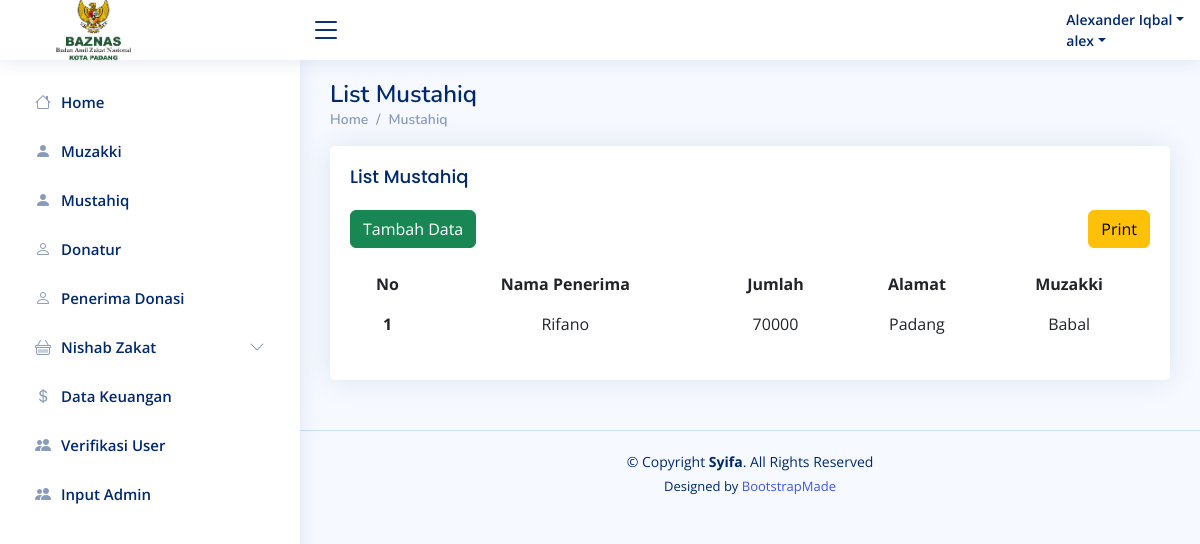
The app's page /admin/listpenerimazakat.php (signed in) with its own data.
### tables this page shows
CREATE TABLE `user` (
  `id_user` int(11) NOT NULL,
  `nama` varchar(20) NOT NULL,
  `username` varchar(20) NOT NULL,
  `pasw` varchar(20) NOT NULL,
  `level` varchar(10) NOT NULL,
  `status` varchar(15) NOT NULL
);

CREATE TABLE `penerima` (
  `id_penerima` int(11) NOT NULL,
  `penerima` varchar(30) NOT NULL,
  `alamat` text NOT NULL,
  `id_pembayaran` int(11) NOT NULL
);

CREATE TABLE `pembayaran` (
  `id_byr` int(11) NOT NULL,
  `tgl` date NOT NULL,
  `id_bayar` int(11) NOT NULL,
  `namabyr` varchar(50) NOT NULL,
  `jmlh` int(11) NOT NULL,
  `jenis` varchar(15) NOT NULL,
  `foto` text NOT NULL,
  `status_byr` varchar(20) NOT NULL
);

### admin/listpenerimazakat.php (the view, shortened to what this page needs)
<!DOCTYPE html>
<html lang="en">
<head>
    <link href="assets/vendor/bootstrap/css/bootstrap.min.css" rel="stylesheet">
    <link href="assets/vendor/bootstrap-icons/bootstrap-icons.css" rel="stylesheet">
    <link href="assets/vendor/boxicons/css/boxicons.min.css" rel="stylesheet">
    <link href="assets/vendor/quill/quill.snow.css" rel="stylesheet">
    <link href="assets/vendor/quill/quill.bubble.css" rel="stylesheet">
    <link href="assets/vendor/remixicon/remixicon.css" rel="stylesheet">
    <link href="assets/vendor/simple-datatables/style.css" rel="stylesheet">
    <link href="assets/css/style.css" rel="stylesheet">
</head>
<body>
    <header id="header" class="header fixed-top d-flex align-items-center">
        <?php include("header.php"); ?>
    </header>
    <aside id="sidebar" class="sidebar">
        <?php include("navadmin.php"); ?>
    </aside>
    <main id="main" class="main">
        <div class="pagetitle">
            <h1>List Mustahiq</h1>
            <nav>
                <ol class="breadcrumb">
                    <li class="breadcrumb-item"><a href="index.php">Home</a></li>
                    <li class="breadcrumb-item active"><a href="listpenerimazakat.php">Mustahiq</a></li>
                </ol>
            </nav>
        </div>
        <section class="section">
            <div class="card">
                <div class="card-body">
                    <h5 class="card-title">List Mustahiq</h5>
                    <p type="button" class="btn btn-success" data-bs-toggle="modal" data-bs-target="#maiModal">Tambah Data</p>
                    <a type="button" href="cetakpenerimazakat.php" class="btn btn-warning" style="float: right;">Print</a>
                    <table class="table table-borderless text-center">
                        <thead>
                            <tr>
                                <th scope="col">No</th>
                                <th scope="col">Nama Penerima</th>
                                <th scope="col">Jumlah</th>
                                <th scope="col">Alamat</th>
                                <th scope="col">Muzakki</th>
                            </tr>
                        </thead>
                        <tbody>
                            <?php
                            include "../koneksi.php";
                            $no = 1;
                            $datakat = mysqli_query($koneksi, "SELECT * FROM penerima INNER JOIN pembayaran ON penerima.id_pembayaran = pembayaran.id_byr WHERE pembayaran.jenis NOT LIKE 'Donasi'");
                            while ($dk = mysqli_fetch_array($datakat)) {
                            ?>
                                <tr>
                                    <th scope="row"><?php echo $no++; ?></th>
                                    <td><?php echo $dk['penerima']; ?></td>
                                    <td><?php echo $dk['jmlh']; ?></td>
                                    <td><?php echo $dk['alamat']; ?></td>
                                    <td><?php echo $dk['namabyr']; ?></td>
                                </tr>
                            <?php
                            }
                            ?>
                        </tbody>
                    </table>
                </div>
            </div>
        </section>
    </main>
    <footer id="footer" class="footer">
        <div class="copyright">
            &copy; Copyright <strong><span>Syifa</span></strong>. All Rights Reserved
        </div>
        <div class="credits">
            Designed by <a href="https://bootstrapmade.com/">BootstrapMade</a>
        </div>
    </footer>
</body>
</html>

### admin/header.php (shortened to what this page needs)
<div class="d-flex align-items-center justify-content-between">
    <a href="index.php" class="logo d-flex align-items-center">
        <span class="d-none d-lg-block"> <img src="../assets/img/logobaznas.png" alt=""></span>
    </a>
    <i class="bi bi-list toggle-sidebar-btn"></i>
</div>
<nav class="header-nav ms-auto">
    <ul class="d-flex align-items-center">
        <li class="nav-item dropdown pe-3">
            <?php
            include("../koneksi.php");
            $login = mysqli_query($koneksi, "SELECT * from user where username='$_SESSION[username]'");
            while ($dk = mysqli_fetch_array($login)) {
            ?>
                <a class="nav-link nav-profile d-flex align-items-center pe-0" href="#" data-bs-toggle="dropdown">
                    <span class="d-none d-md-block dropdown-toggle ps-2"><?php echo $dk['nama']; ?></span>
                </a>
            <?php } ?>
</nav>

### admin/assets/css/style.css (style rules this page uses)
:root { scroll-behavior: smooth; }
body { font-family: "Open Sans", sans-serif; background: #f6f9ff; color: #444444; }
a { color: #4154f1; text-decoration: none; }
h1, h2, h3, h4, h5, h6 { font-family: "Nunito", sans-serif; }
#main { margin-top: 60px; padding: 20px 30px; transition: all 0.3s; }
.pagetitle { margin-bottom: 10px; }
.pagetitle h1 { font-size: 24px; margin-bottom: 0; font-weight: 600; color: #012970; }
.card { margin-bottom: 30px; border: none; border-radius: 5px; box-shadow: 0px 0 30px rgba(1, 41, 112, 0.1); }
.card-title { padding: 20px 0 15px 0; font-size: 18px; font-weight: 500; color: #012970; font-family: "Poppins", sans-serif; }
.card-body { padding: 0 20px 20px 20px; }
.breadcrumb { font-size: 14px; font-family: "Nunito", sans-serif; color: #899bbd; font-weight: 600; }
.breadcrumb a { color: #899bbd; transition: 0.3s; }
.breadcrumb .breadcrumb-item::before { color: #899bbd; }
.breadcrumb .active { color: #51678f; font-weight: 600; }
.logo { line-height: 1; }
@media (min-width: 1200px) { .logo { width: 280px; } }
.logo img { max-height: 80px; margin-right: 1px; }
.logo span { font-size: 26px; font-weight: 700; color: #012970; font-family: "Nunito", sans-serif; }
.header { transition: all 0.5s; z-index: 997; height: 60px; box-shadow: 0px 2px 20px rgba(1, 41, 112, 0.1); background-color: #fff; padding-left: 20px; }
.header .toggle-sidebar-btn { font-size: 32px; padding-left: 10px; cursor: pointer; color: #012970; }
.header-nav ul { list-style: none; }
.header-nav > ul { margin: 0; padding: 0; }
.header-nav .nav-profile { color: #012970; }
.header-nav .nav-profile span { font-size: 14px; font-weight: 600; }
.sidebar { position: fixed; top: 60px; left: 0; bottom: 0; width: 300px; z-index: 996; transition: all 0.3s; padding: 20px; overflow-y: auto; scrollbar-width: thin; scrollbar-color: #aab7cf transparent; box-shadow: 0px 0px 20px rgba(1, 41, 112, 0.1); background-color: #fff; }
@media (min-width: 1200px) { #main, #footer { margin-left: 300px; } }
.footer { padding: 20px 0; font-size: 14px; transition: all 0.3s; border-top: 1px solid #cddfff; }
.footer .copyright { text-align: center; color: #012970; }
.footer .credits { padding-top: 5px; text-align: center; font-size: 13px; color: #012970; }

### records on screen
user: nama "Alexander Iqbal"
user: nama "alex"
penerima: penerima "Rifano", id_pembayaran.jmlh "70000", alamat "Padang", id_pembayaran.namabyr "Babal"
